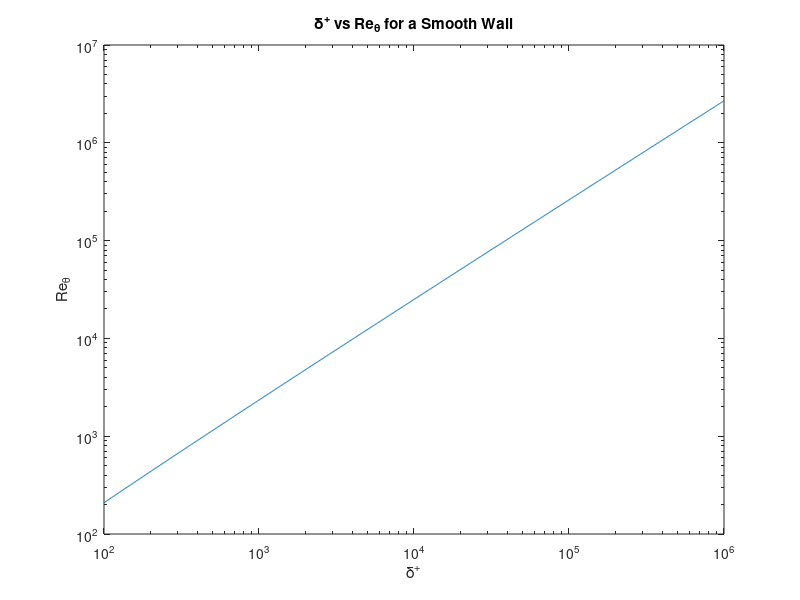

Here is the MATLAB script that generated this plot: (Note: this script raises an error after producing the figure.)
% William Page (587000) - Kevin Rassool (540733)   ;
% Semester 2 2017 - University of Melbourne        ; Started:     15/5/17
% MCEN90018 - Advanced Fluid Dynamics              ; Last Edited: 28/5/17
% Assignment 3
%
% Main Script
%% Set-up
clc, clear, close all

%% Speed Conversion
knots_2_mps = 463/900 ; % Conversion between knots and m/s
sub_speed   = 30      ; % Submarine speed
U_sub=sub_speed*knots_2_mps;

% number of z points
n_point=1000;
% Define smooth wall constants
A    = 5        ; % Experimental constants
DUp  = 0        ; % Delta U+
kap  = 0.41     ; % Kappa, von karman constant
nu   = 8.97e-7  ; % Kinematic viscoity (m^2 . s^-1)
PI   = 0.55     ; % For ZPG turbulant boundary layer
%create log-space
dplus_E = logspace(log10(1e2) , log10(1e6), 1e3);
%initilaise vectors
Re_theta = zeros(size(dplus_E));
Cf       = zeros(size(dplus_E));

%Rough variables
U_tau_r    = zeros(size(dplus_E));
ks=325*1e-6; %[m]


for i = 1:length(dplus_E)
    
    z_plus = logspace(-4,log10(dplus_E(i)),n_point);
    
    eta = z_plus./dplus_E(i);

    %U plus
    u_plus = (1/kap).*log(z_plus)+A-(1/(3*kap)).*eta.^3 + ...
        (PI/kap).*2.*(eta.^2).*(3-2.*eta);
    %S 
    S = (1/kap).*log(dplus_E(i))+A-(1/(3*kap))+(2*PI/kap);
    % Numerically integrate to get Re_theta
    inetgrand = (u_plus - (u_plus.^2)./S);
    Re_theta(i) = trapz(z_plus,inetgrand);
    % Calculate Cf
    Cf(i) = 2./(S.^2);
end

figure;
loglog(dplus_E,Re_theta)
title('\delta^+ vs Re_{\theta} for a Smooth Wall')
ylabel('Re_{\theta}');
xlabel('\delta^+');
figure_format(1) ;


figure;
semilogx(dplus_E,Cf)
title('\delta^+ vs C_f for a Smooth Wall')
ylabel('C_f');
xlabel('\delta^+');
figure_format(1) ;

%% Qn 3, Rex calculation @ x=115m

% Calculate Re_x at every point 
Re_x = cumtrapz(Re_theta, 2./Cf);

% Determine C_f and delta for x = 115 m
x = 115                 ;     %m
Re_x_115 = x*U_sub/nu   ;
Cf_115 = interp1q(Re_x', Cf', Re_x_115)  ;
delta_plus_115 = exp(sqrt(2/Cf_115)*kap - A*kap + 1/3 - 2*PI);
delta_115 = delta_plus_115*nu*sqrt(2/Cf_115)/U_sub

figure;
semilogx(Re_x,Cf)
title('Re_x vs C_f for a Smooth Wall')
hold on
ylabel('C_f');
xlabel('Re_x');
plot(Re_x,Cf_115*ones(length(Re_x)),'--','linewidth',2,'color',[255 105 180]./256);
figure_format(1) ;


